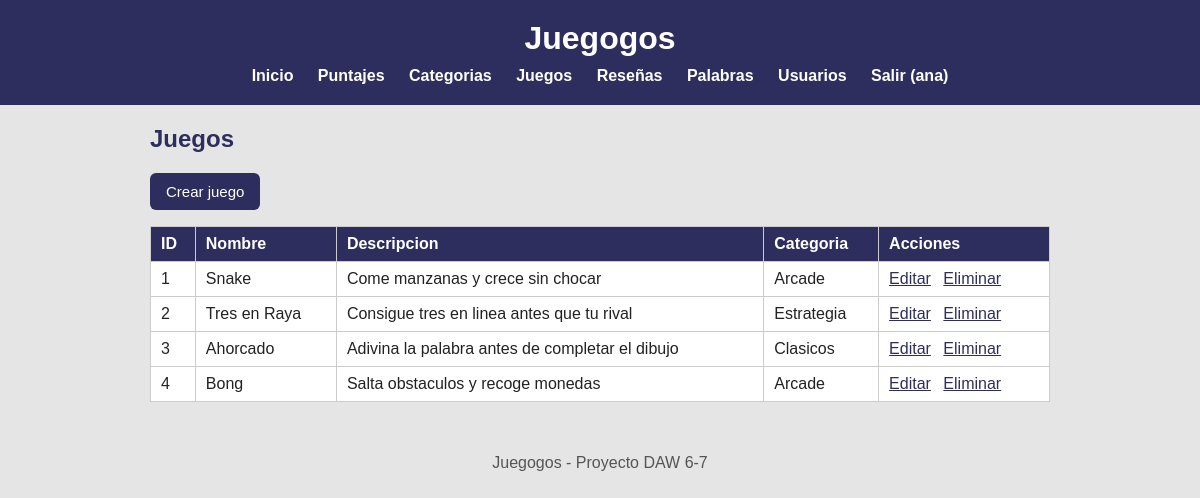
The app's page /index.php?url=juegos/listar (signed in) with its own data.
### tables this page shows
CREATE TABLE juegos (
  id           INT AUTO_INCREMENT PRIMARY KEY,
  nombre       VARCHAR(80)  NOT NULL,
  descripcion  VARCHAR(255),
  categoria_id INT,
  FOREIGN KEY (categoria_id) REFERENCES categorias(id) ON DELETE SET NULL
);

CREATE TABLE categorias (
  id          INT AUTO_INCREMENT PRIMARY KEY,
  nombre      VARCHAR(50)  NOT NULL,
  descripcion VARCHAR(255)
);

### app/controllers/JuegoController.php (called while the page is built, shortened)
<?php
require_once __DIR__ . "/../models/Juego.php";
class JuegoController
{
    public function listar()
    {
        $juegos = Juego::obtenerTodos();
        require __DIR__ . "/../views/juegos/listar.php";
    }
}

### app/models/Juego.php (called while the page is built, shortened)
<?php
class Juego
{
    public static function obtenerTodos()
    {
        $conn = Conexion::conectar();
        $sql = "SELECT j.id, j.nombre, j.descripcion,
                       c.nombre AS nombre_categoria
                FROM juegos j
                LEFT JOIN categorias c ON c.id = j.categoria_id
                ORDER BY j.id";
        $res = $conn->query($sql);
        $juegos = [];
        while ($fila = $res->fetch_assoc()) {
            $juegos[] = $fila;
        }
        return $juegos;
    }
}

### app/views/juegos/listar.php (the view)
<?php $titulo = "Juegos"; require __DIR__ . "/../partials/header.php"; ?>
<h2>Juegos</h2>
<p><a class="boton" href="index.php?url=juegos/crearForm">Crear juego</a></p>
<table>
    <tr>
        <th>ID</th>
        <th>Nombre</th>
        <th>Descripcion</th>
        <th>Categoria</th>
        <th>Acciones</th>
    </tr>
    <?php foreach ($juegos as $j): ?>
        <tr>
            <td><?= htmlspecialchars($j["id"]) ?></td>
            <td><?= htmlspecialchars($j["nombre"]) ?></td>
            <td><?= htmlspecialchars($j["descripcion"]) ?></td>
            <td><?= htmlspecialchars($j["nombre_categoria"] ?? "Sin categoria") ?></td>
            <td>
                <a href="index.php?url=juegos/editarForm&id=<?= $j["id"] ?>">Editar</a>
                <a href="index.php?url=juegos/eliminar&id=<?= $j["id"] ?>"
                   onclick="return confirm('Eliminar juego?')">Eliminar</a>
            </td>
        </tr>
    <?php endforeach; ?>
</table>
<?php require __DIR__ . "/../partials/footer.php"; ?>

### public/css/estilos.css (style rules this page uses)
body { font-family: Arial, Helvetica, sans-serif; margin: 0; padding: 0; background-color: rgb(230, 229, 229); color: #222; }
h2 { color: rgb(46, 46, 94); }
.boton, button { display: inline-block; background-color: rgb(46, 46, 94); color: white; border: none; padding: 10px 16px; border-radius: 6px; text-decoration: none; cursor: pointer; font-size: 15px; }
table { border-collapse: collapse; width: 100%; background: white; margin-top: 12px; }
th, td { border: 1px solid #ccc; padding: 8px 10px; text-align: left; }
th { background: rgb(46, 46, 94); color: white; }
td a { color: rgb(46, 46, 94); margin-right: 8px; }

### records on screen
juegos: id "1", nombre "Snake", descripcion "Come manzanas y crece sin chocar", categoria.nombre "Arcade"
juegos: id "2", nombre "Tres en Raya", descripcion "Consigue tres en linea antes que tu rival", categoria.nombre "Estrategia"
juegos: id "3", nombre "Ahorcado", descripcion "Adivina la palabra antes de completar el dibujo", categoria.nombre "Clasicos"
juegos: id "4", nombre "Bong", descripcion "Salta obstaculos y recoge monedas", categoria.nombre "Arcade"

### other values on screen
$_SESSION["usuario"] "ana"
